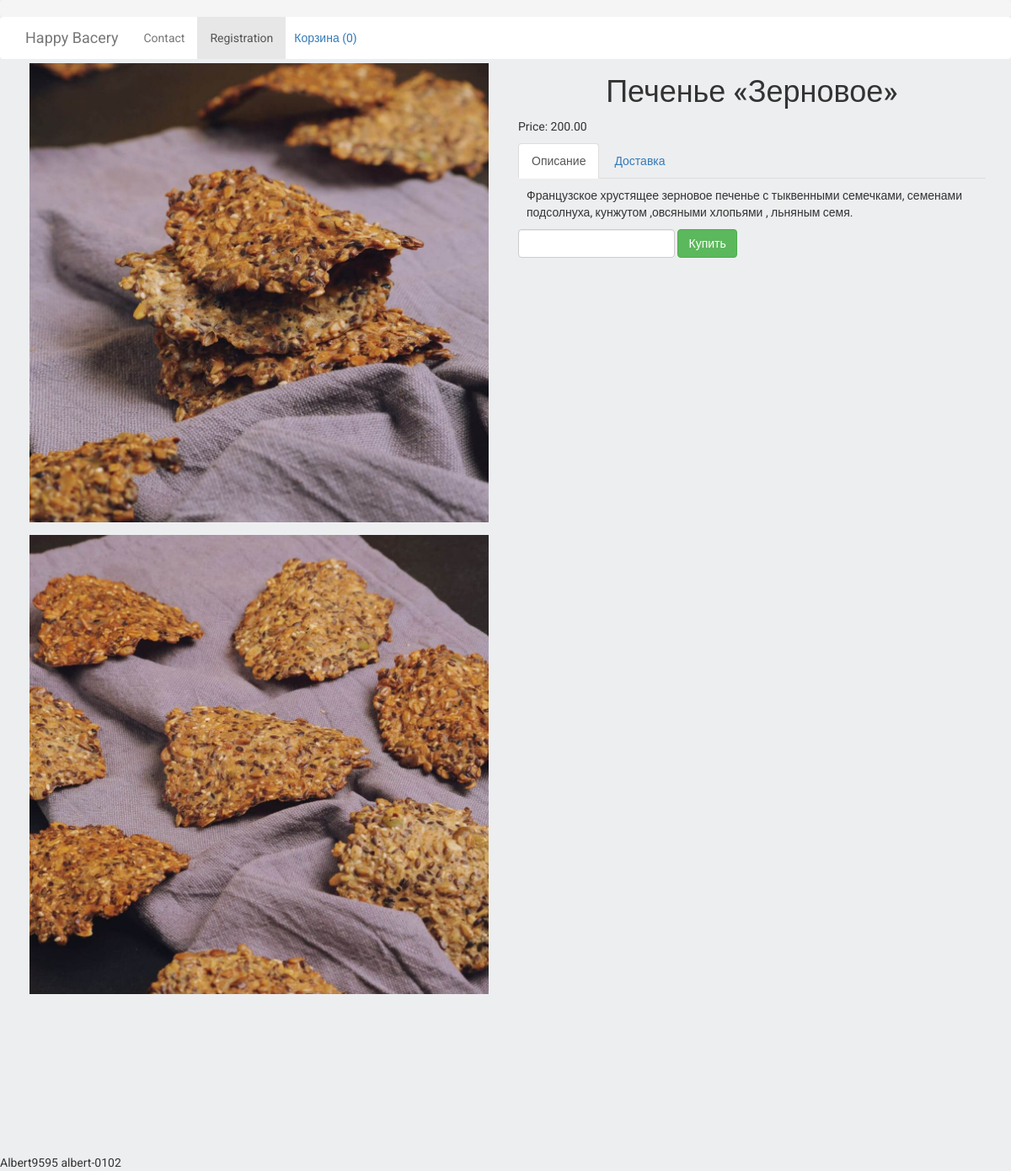
/product/1/, run on the app's committed database.
### products/models.py (models this page shows, shortened)
class ProductImage(models.Model):  # Создаем класс картинки
    product = models.ForeignKey(Product, blank=True, null=True, default=None, on_delete=models.DO_NOTHING) # отношение многие к одному поле можно оставить пустым,  хранить пустые значения как NULL в базе данных, вызываемое поле
    image = models.ImageField(upload_to='product_img/') #загруженный объект является допустимым изображением.
    is_active = models.BooleanField(default=True)#вызываемое поле
    is_main = models.BooleanField(default=False)#вызываемое поле
    created = models.DateTimeField(auto_now_add=True, auto_now=False) #создания или обновления
    updated = models.DateTimeField(auto_now_add=False, auto_now=True) #создания или обновления
    class Meta:
        verbose_name = "Фоторафия"
        verbose_name_plural = "Фотографии"

class Product(models.Model):  # Создаем класс продукт
    name = models.CharField(max_length=64, blank=True, null=True, default=None)# поле можно оставить пустым,  хранить пустые значения как NULL в базе данных, вызываемое поле
    price = models.DecimalField(max_digits=10, decimal_places=2, default=0)# макс цена, число после запятой
    discount = models.IntegerField(default=0)#вызываемое поле
    category = models.ForeignKey(ProductCategory, blank=True, null=True, default=None, on_delete=models.DO_NOTHING)# отношение многие к одному поле можно оставить пустым,  хранить пустые значения как NULL в базе данных, вызываемое поле
    description = models.TextField(blank=True, null=True, default=None)#поле можно оставить пустым,  хранить пустые значения как NULL в базе данных, вызываемое поле
    short_description = models.TextField(blank=True, null=True, default=None)#поле можно оставить пустым,  хранить пустые значения как NULL в базе данных, вызываемое поле
    created = models.DateTimeField(auto_now_add=True, auto_now=False) #создания или обновления
    updated = models.DateTimeField(auto_now_add=False, auto_now=True) #создания или обновления
    is_active = models.BooleanField(default=True)
    class Meta:
        verbose_name = "Товар"
        verbose_name_plural = "Товары"

### products/views.py (the view)
# urls.py: url(r'^product/(?P<product_id>\w+)/$', views.product, name='product'),
def product(request, product_id):  # принемает id продукта и переходит на нее
    product = Product.objects.get(id=product_id)
    session_key = request.session.session_key
    if not session_key:
        request.session.cycle_key()
    print(request.session.session_key)
    return render(request, 'products/product.html', locals())

### orders/context_processors.py (called while the page is built)
def getting_basket_info(request):
    session_key = request.session.session_key
    if not session_key:
        request.session["session_key"] = 123
        request.session.cycle_key()
    products_in_basket = PoductInBasket.objects.filter(session_key=session_key, is_active=True, order__isnull=True)
    products_total_nmb = products_in_basket.count()
    return locals()

### templates/products/product.html (shortened to what this page needs)
{% extends 'base.html' %}
{% load static %}
{% block content %}
    <div class="container">
        <div class="row">
            <div class="col-lg-6">
                {% for image_item in product.productimage_set.all %}
                    <div class="product-image-item">
                        <img src="{{ image_item.image.url }}" class="img-responsive">
                    </div>
                {% endfor %}
            </div>
            <div class="col-lg-6">
                <h1 class="text-center">
                    {{ product.name }}
                </h1>
                <div class="">
                    <p>
                        Price: {{ product.price }}
                    </p>
                </div>
                <div>
                      <ul class="nav nav-tabs" role="tablist">
                        <li role="presentation" class="active">
                            <a href="#description" aria-controls="home" role="tab" data-toggle="tab">
                                Описание
                            </a>
                        </li>
                        <li role="presentation">
                            <a href="#delivery" aria-controls="profile" role="tab" data-toggle="tab">
                                Доставка
                            </a>
                        </li>
                        </ul>
                      <div class="tab-content product-description-tabs">
                        <div role="tabpanel" class="tab-pane active" id="description">
                            {{ product.description }}
                        </div>
                      </div>
                </div>
                <div>
                    <form id="form-buying_product" class="form-inline" action="{% url 'basket_adding' %}">{% csrf_token %}
                        <div class="form-group">
                            <input type="number" class="form-control" name="number" id="number">
                        </div>
                            <div class="form-group">
                                <button type="submit" id="submit_btn" class="btn btn-success btn-buy"
                                    data-product_id = "{{ product.id }}"
                                    data-name = "{{ product.name }}"
                                    data-price = "{{ product.price }}"
                                >
                                    Купить
                                </button>
                            </div>
                    </form>
                </div>
            </div>
        </div>
    </div>
{% endblock %}

### templates/base.html (shortened to what this page needs)
{% load static %}
<!DOCTYPE html>
<html lang="en">
<head>
    <link rel="stylesheet" href="https://cdnjs.cloudflare.com/ajax/libs/twitter-bootstrap/3.3.6/css/bootstrap.min.css">
    <link rel="stylesheet" href="{% static 'css/style.css' %}">
</head>
<body>
    <div class="wrapper">
        <div class="wrapper-content">
            {% include 'navbar.html' %}
            {% block content %}
            {% endblock content %}
        </div>
    </div>
</body>
</html>

### templates/navbar.html (shortened to what this page needs)
<nav class="navbar navbar-default navbar-top">
</nav>
<nav class="navbar navbar-default navbar-main">
    <div class="container">
      <div class="navbar-header">
        <a class="navbar-brand" href="/">Happy Bacery</a>
      </div>
      <div id="navbar" class="navbar-collapse collapse">
        <ul class="nav navbar-nav">
          <li><a href="#contact">Contact</a></li>
          <li class="dropdown">
        <ul class="nav navbar-nav navbar-right">
          <li class="active"><a href="landing">Registration</a></li>
        <ul class="nav navbar-nav navbar-center">
          <li>
            <div class="basket-conteiner">
              <a href="checkout">Корзина <span id="baskey_total_nmb">
                {% if products_total_nmb %}
                  ({{ products_total_nmb }})
                {% else %}
                    (0)
                {% endif %}
              </span></a>
            </div>
          </li>
        </ul>
    </div>
</nav>

### static/static_dev/css/style.css (style rules this page uses)
html, body { height: 100%; max-height: 100%; font-family: 'Roboto', sans-serif; background-color: #edeef0; }
.navbar { margin-bottom: 0; }
.wrapper { min-height: 100%; }
.wrapper-content { overflow: auto; padding-bottom: 180px; }
.product-description-tabs { padding: 10px; }
.product-image-item { padding: 5px; margin-bottom: 5px; }
.navbar-top { min-height: 10px; height: 20px; background-color: whitesmoke; border: none; }
.navbar-main { background-color:white; border: none; }
.basket-conteiner { position: absolute; padding: 15px 10px; width: 400px; }

### data on the page
ProductImage: image (picture)
ProductImage: image (picture)
Product: name "Печенье «Зерновое»", price "200.00", description "Французское хрустящее зерновое печенье с тыквенными семечками, семенами подсолнуха, кунжутом ,овсяными хлопьями , льняным семя."
